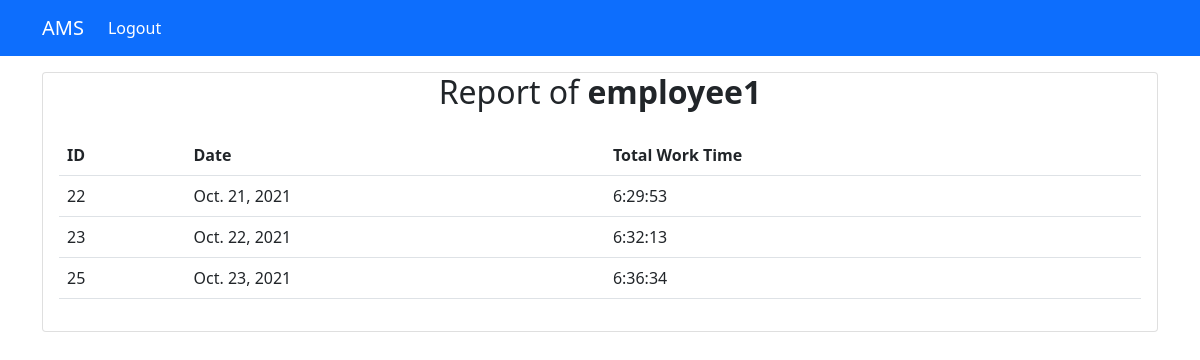
The page /report/3 (signed in) on the database its author committed.
### app/models.py (models this page shows)
class ClockInOut(models.Model):
    user = models.ForeignKey(User, on_delete=models.CASCADE)
    clock_in = models.DateTimeField(null=True)
    clock_out = models.DateTimeField(null=True, blank=True)
    total_hour = models.CharField(max_length=100 ,null=True, blank=True)

### app/views.py (the view)
# urls.py: path('report/<int:id>', EmpGenReport.as_view(), name='report')
class EmpGenReport(LoginRequiredMixin, View):
    def get(self, request, id):
        if request.user.is_staff:
            context = {
                "clock": ClockInOut.objects.filter(user_id=id),
                'users': User.objects.get(id=id)
            }
            return render(request, 'report.html',context)
        else:
            logout(request)
            return redirect('home')

### templates/report.html
{% extends 'base.html' %}
{% block content %}
    <div class="container">
        <div class="card mt-3">
            <h2 class="card-title text-center">Report of <b>{{ users.username }}</b></h2>
            <div class="card-body">
                 <table class="table">
                    <tr>
                        <th>ID</th>
                        <th>Date</th>
                        <th>Total Work Time</th>
                    </tr>
                    {% for foo in clock %}
                        <tr>
                            <td>{{ foo.id }}</td>
                            <td>{{ foo.clock_in|date }}</td>
                            <td>{{ foo.total_hour }}</td>
                        </tr>
                    {% endfor %}
                </table>
            </div>
        </div>
    </div>
{% endblock %}

### rows shown on the page
ClockInOut: id "22", clock_in "Oct. 21, 2021", total_hour "6:29:53"
ClockInOut: id "23", clock_in "Oct. 22, 2021", total_hour "6:32:13"
ClockInOut: id "25", clock_in "Oct. 23, 2021", total_hour "6:36:34"

### other values the page prints
{{ users.username }} "employee1"
